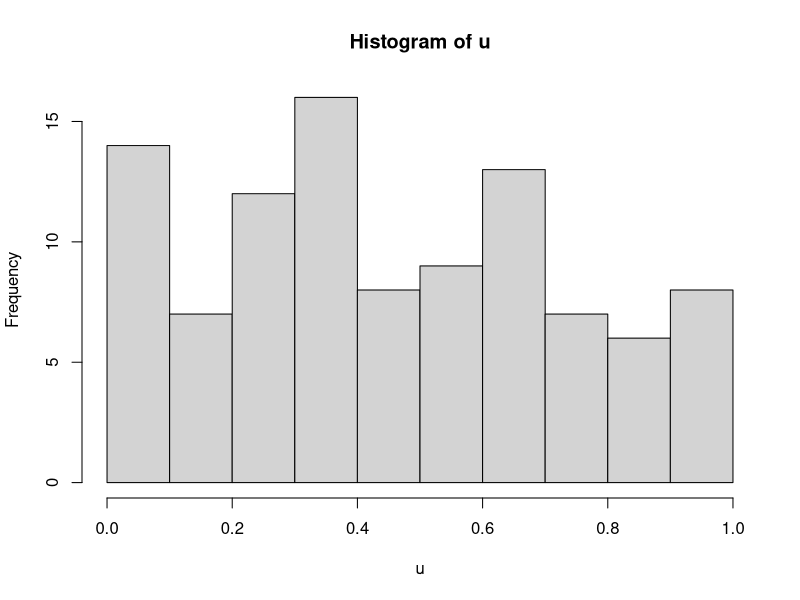
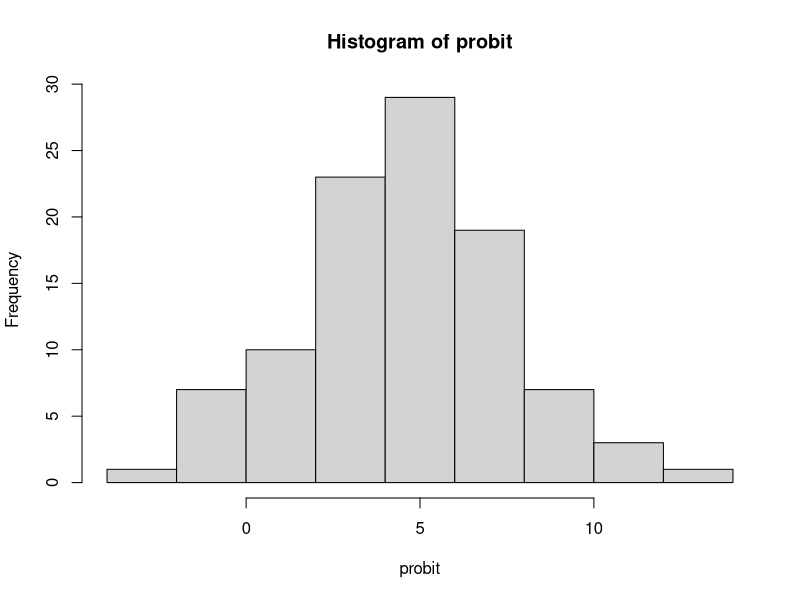

Write the R code that produced these figures, in order.
## ---- chunk 1
library(tidyverse)
#library(ggthemr)
#install.packages("ggthemr")
#ggthemr("dust")
theme_bw2 <- function (base_size = 11, base_family = "") {
    theme_grey(base_size = base_size, base_family = base_family) %+replace% 
        theme(#text = element_text(color="black"), 
              panel.background = element_rect(fill = "white", 
            colour = NA), panel.border = element_rect(fill = NA, 
            colour = "black"), panel.grid.major = element_blank(),
            panel.grid.minor = element_blank(),
                strip.background = element_rect(fill = "grey85", 
                colour = "black"), legend.key = element_rect(fill = "white", 
                colour = NA), complete = TRUE)
}

theme_set(theme_bw2(base_size = 24, base_family = "Helvetica")) #preferred by science ##theme_hc())
## ---- chunk 2
u <- runif(n = 100, min = 0, max = 1)
hist(u)
## ---- chunk 3
mu <- 0
sigma <- 1
qnorm(p = u, mean = mu, sd = sigma)
## ---- chunk 4
mu <- 5; sigma <- 3
probit <- qnorm(p = u, mean = mu, sd = sigma)
mean(probit)
sd(probit)
hist(probit)
